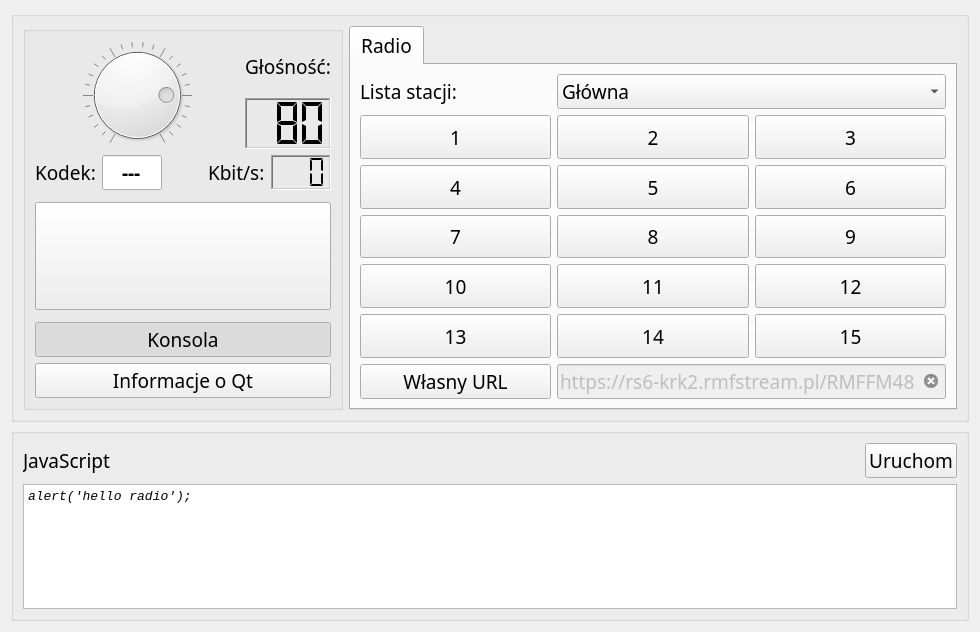
<?xml version="1.0" encoding="UTF-8"?>
<ui version="4.0">
 <class>MainWidget</class>
 <widget class="QWidget" name="MainWidget">
  <property name="geometry">
   <rect>
    <x>0</x>
    <y>0</y>
    <width>980</width>
    <height>632</height>
   </rect>
  </property>
  <property name="font">
   <font>
    <family>Century Gothic</family>
    <pointsize>14</pointsize>
    <italic>false</italic>
    <bold>false</bold>
   </font>
  </property>
  <property name="windowTitle">
   <string>HelloRadio</string>
  </property>
  <property name="windowIcon">
   <iconset resource="resources.qrc">
    <normaloff>:/resources/favicon.ico</normaloff>:/resources/favicon.ico</iconset>
  </property>
  <layout class="QVBoxLayout" name="verticalLayout">
   <item>
    <widget class="QGroupBox" name="groupBox_2">
     <property name="title">
      <string/>
     </property>
     <layout class="QHBoxLayout" name="horizontalLayout_2">
      <item>
       <widget class="QGroupBox" name="groupBox">
        <property name="sizePolicy">
         <sizepolicy hsizetype="Fixed" vsizetype="Expanding">
          <horstretch>1</horstretch>
          <verstretch>0</verstretch>
         </sizepolicy>
        </property>
        <property name="title">
         <string/>
        </property>
        <layout class="QVBoxLayout" name="verticalLayout_2">
         <item>
          <layout class="QGridLayout" name="gridLayout_4">
           <item row="0" column="0" rowspan="2">
            <widget class="QDial" name="volumeD">
             <property name="sizePolicy">
              <sizepolicy hsizetype="Expanding" vsizetype="Expanding">
               <horstretch>0</horstretch>
               <verstretch>0</verstretch>
              </sizepolicy>
             </property>
             <property name="minimumSize">
              <size>
               <width>108</width>
               <height>108</height>
              </size>
             </property>
             <property name="maximum">
              <number>100</number>
             </property>
             <property name="sliderPosition">
              <number>80</number>
             </property>
             <property name="invertedAppearance">
              <bool>false</bool>
             </property>
             <property name="invertedControls">
              <bool>false</bool>
             </property>
             <property name="wrapping">
              <bool>false</bool>
             </property>
             <property name="notchesVisible">
              <bool>true</bool>
             </property>
            </widget>
           </item>
           <item row="0" column="1">
            <widget class="QLabel" name="volumeL">
             <property name="text">
              <string>Głośność:</string>
             </property>
             <property name="alignment">
              <set>Qt::AlignCenter</set>
             </property>
            </widget>
           </item>
           <item row="1" column="1">
            <widget class="QLCDNumber" name="volumeLCD">
             <property name="sizePolicy">
              <sizepolicy hsizetype="Minimum" vsizetype="Preferred">
               <horstretch>0</horstretch>
               <verstretch>0</verstretch>
              </sizepolicy>
             </property>
             <property name="font">
              <font>
               <family>Consolas</family>
               <pointsize>14</pointsize>
               <italic>false</italic>
               <bold>true</bold>
              </font>
             </property>
             <property name="frameShape">
              <enum>QFrame::WinPanel</enum>
             </property>
             <property name="frameShadow">
              <enum>QFrame::Sunken</enum>
             </property>
             <property name="digitCount">
              <number>3</number>
             </property>
             <property name="segmentStyle">
              <enum>QLCDNumber::Flat</enum>
             </property>
             <property name="value" stdset="0">
              <double>80.000000000000000</double>
             </property>
            </widget>
           </item>
          </layout>
         </item>
         <item>
          <layout class="QGridLayout" name="gridLayout_3">
           <item row="0" column="4">
            <widget class="QLCDNumber" name="bitrateLCD">
             <property name="minimumSize">
              <size>
               <width>60</width>
               <height>0</height>
              </size>
             </property>
             <property name="frameShape">
              <enum>QFrame::WinPanel</enum>
             </property>
             <property name="frameShadow">
              <enum>QFrame::Sunken</enum>
             </property>
             <property name="lineWidth">
              <number>1</number>
             </property>
             <property name="midLineWidth">
              <number>0</number>
             </property>
             <property name="digitCount">
              <number>3</number>
             </property>
             <property name="segmentStyle">
              <enum>QLCDNumber::Flat</enum>
             </property>
            </widget>
           </item>
           <item row="0" column="3">
            <widget class="QLabel" name="bitrateL">
             <property name="text">
              <string>Kbit/s:</string>
             </property>
            </widget>
           </item>
           <item row="0" column="1">
            <widget class="QLineEdit" name="encTE">
             <property name="sizePolicy">
              <sizepolicy hsizetype="Fixed" vsizetype="Fixed">
               <horstretch>0</horstretch>
               <verstretch>0</verstretch>
              </sizepolicy>
             </property>
             <property name="maximumSize">
              <size>
               <width>60</width>
               <height>16777215</height>
              </size>
             </property>
             <property name="font">
              <font>
               <family>Century Gothic</family>
               <pointsize>14</pointsize>
               <italic>false</italic>
               <bold>true</bold>
              </font>
             </property>
             <property name="text">
              <string>---</string>
             </property>
             <property name="maxLength">
              <number>4</number>
             </property>
             <property name="alignment">
              <set>Qt::AlignCenter</set>
             </property>
             <property name="readOnly">
              <bool>true</bool>
             </property>
             <property name="placeholderText">
              <string>---</string>
             </property>
            </widget>
           </item>
           <item row="0" column="0">
            <widget class="QLabel" name="encL">
             <property name="text">
              <string>Kodek:</string>
             </property>
            </widget>
           </item>
           <item row="0" column="2">
            <spacer name="horizontalSpacer">
             <property name="orientation">
              <enum>Qt::Horizontal</enum>
             </property>
             <property name="sizeHint" stdset="0">
              <size>
               <width>40</width>
               <height>20</height>
              </size>
             </property>
            </spacer>
           </item>
          </layout>
         </item>
         <item>
          <spacer name="verticalSpacer_4">
           <property name="orientation">
            <enum>Qt::Vertical</enum>
           </property>
           <property name="sizeHint" stdset="0">
            <size>
             <width>20</width>
             <height>40</height>
            </size>
           </property>
          </spacer>
         </item>
         <item>
          <widget class="QPushButton" name="playPB">
           <property name="enabled">
            <bool>true</bool>
           </property>
           <property name="sizePolicy">
            <sizepolicy hsizetype="Expanding" vsizetype="Expanding">
             <horstretch>2</horstretch>
             <verstretch>0</verstretch>
            </sizepolicy>
           </property>
           <property name="minimumSize">
            <size>
             <width>108</width>
             <height>108</height>
            </size>
           </property>
           <property name="icon">
            <iconset resource="resources.qrc">
             <normaloff>:/resources/play-button.svg</normaloff>:/resources/play-button.svg</iconset>
           </property>
           <property name="checkable">
            <bool>true</bool>
           </property>
          </widget>
         </item>
         <item>
          <spacer name="verticalSpacer_2">
           <property name="orientation">
            <enum>Qt::Vertical</enum>
           </property>
           <property name="sizeHint" stdset="0">
            <size>
             <width>20</width>
             <height>40</height>
            </size>
           </property>
          </spacer>
         </item>
         <item>
          <widget class="QPushButton" name="jsConsolePB">
           <property name="enabled">
            <bool>true</bool>
           </property>
           <property name="sizePolicy">
            <sizepolicy hsizetype="Minimum" vsizetype="Minimum">
             <horstretch>1</horstretch>
             <verstretch>0</verstretch>
            </sizepolicy>
           </property>
           <property name="text">
            <string>Konsola</string>
           </property>
           <property name="icon">
            <iconset resource="resources.qrc">
             <normaloff>:/resources/console.svg</normaloff>:/resources/console.svg</iconset>
           </property>
           <property name="checkable">
            <bool>true</bool>
           </property>
           <property name="checked">
            <bool>true</bool>
           </property>
          </widget>
         </item>
         <item>
          <widget class="QPushButton" name="aboutQtPB">
           <property name="enabled">
            <bool>true</bool>
           </property>
           <property name="sizePolicy">
            <sizepolicy hsizetype="Minimum" vsizetype="Minimum">
             <horstretch>1</horstretch>
             <verstretch>0</verstretch>
            </sizepolicy>
           </property>
           <property name="text">
            <string>Informacje o Qt</string>
           </property>
           <property name="icon">
            <iconset resource="resources.qrc">
             <normaloff>:/resources/information.svg</normaloff>:/resources/information.svg</iconset>
           </property>
           <property name="checkable">
            <bool>false</bool>
           </property>
           <property name="checked">
            <bool>false</bool>
           </property>
          </widget>
         </item>
        </layout>
       </widget>
      </item>
      <item>
       <widget class="QTabWidget" name="mainTabWidget">
        <property name="tabPosition">
         <enum>QTabWidget::North</enum>
        </property>
        <property name="currentIndex">
         <number>0</number>
        </property>
        <property name="elideMode">
         <enum>Qt::ElideNone</enum>
        </property>
        <widget class="QWidget" name="radioTab">
         <attribute name="title">
          <string>Radio</string>
         </attribute>
         <layout class="QGridLayout" name="gridLayout_2">
          <item row="0" column="0">
           <widget class="QLabel" name="javaScriptL_2">
            <property name="text">
             <string>Lista stacji:</string>
            </property>
           </widget>
          </item>
          <item row="0" column="1" colspan="2">
           <widget class="QComboBox" name="comboBox">
            <item>
             <property name="text">
              <string>Główna</string>
             </property>
            </item>
           </widget>
          </item>
          <item row="1" column="0">
           <widget class="QPushButton" name="num1PB">
            <property name="sizePolicy">
             <sizepolicy hsizetype="Expanding" vsizetype="Expanding">
              <horstretch>0</horstretch>
              <verstretch>0</verstretch>
             </sizepolicy>
            </property>
            <property name="text">
             <string>1</string>
            </property>
            <property name="checkable">
             <bool>true</bool>
            </property>
            <property name="checked">
             <bool>false</bool>
            </property>
            <property name="autoExclusive">
             <bool>true</bool>
            </property>
           </widget>
          </item>
          <item row="1" column="1">
           <widget class="QPushButton" name="num2PB">
            <property name="sizePolicy">
             <sizepolicy hsizetype="Expanding" vsizetype="Expanding">
              <horstretch>0</horstretch>
              <verstretch>0</verstretch>
             </sizepolicy>
            </property>
            <property name="text">
             <string>2</string>
            </property>
            <property name="checkable">
             <bool>true</bool>
            </property>
            <property name="autoExclusive">
             <bool>true</bool>
            </property>
           </widget>
          </item>
          <item row="1" column="2">
           <widget class="QPushButton" name="num3PB">
            <property name="sizePolicy">
             <sizepolicy hsizetype="Expanding" vsizetype="Expanding">
              <horstretch>0</horstretch>
              <verstretch>0</verstretch>
             </sizepolicy>
            </property>
            <property name="text">
             <string>3</string>
            </property>
            <property name="checkable">
             <bool>true</bool>
            </property>
            <property name="autoExclusive">
             <bool>true</bool>
            </property>
           </widget>
          </item>
          <item row="2" column="0">
           <widget class="QPushButton" name="num4PB">
            <property name="sizePolicy">
             <sizepolicy hsizetype="Expanding" vsizetype="Expanding">
              <horstretch>0</horstretch>
              <verstretch>0</verstretch>
             </sizepolicy>
            </property>
            <property name="text">
             <string>4</string>
            </property>
            <property name="checkable">
             <bool>true</bool>
            </property>
            <property name="autoExclusive">
             <bool>true</bool>
            </property>
           </widget>
          </item>
          <item row="2" column="1">
           <widget class="QPushButton" name="num5PB">
            <property name="sizePolicy">
             <sizepolicy hsizetype="Expanding" vsizetype="Expanding">
              <horstretch>0</horstretch>
              <verstretch>0</verstretch>
             </sizepolicy>
            </property>
            <property name="text">
             <string>5</string>
            </property>
            <property name="checkable">
             <bool>true</bool>
            </property>
            <property name="autoExclusive">
             <bool>true</bool>
            </property>
           </widget>
          </item>
          <item row="2" column="2">
           <widget class="QPushButton" name="num6PB">
            <property name="sizePolicy">
             <sizepolicy hsizetype="Expanding" vsizetype="Expanding">
              <horstretch>0</horstretch>
              <verstretch>0</verstretch>
             </sizepolicy>
            </property>
            <property name="text">
             <string>6</string>
            </property>
            <property name="checkable">
             <bool>true</bool>
            </property>
            <property name="autoExclusive">
             <bool>true</bool>
            </property>
           </widget>
          </item>
          <item row="3" column="0">
           <widget class="QPushButton" name="num7PB">
            <property name="sizePolicy">
             <sizepolicy hsizetype="Expanding" vsizetype="Expanding">
              <horstretch>0</horstretch>
              <verstretch>0</verstretch>
             </sizepolicy>
            </property>
            <property name="text">
             <string>7</string>
            </property>
            <property name="checkable">
             <bool>true</bool>
            </property>
            <property name="autoExclusive">
             <bool>true</bool>
            </property>
           </widget>
          </item>
          <item row="3" column="1">
           <widget class="QPushButton" name="num8PB">
            <property name="sizePolicy">
             <sizepolicy hsizetype="Expanding" vsizetype="Expanding">
              <horstretch>0</horstretch>
              <verstretch>0</verstretch>
             </sizepolicy>
            </property>
            <property name="text">
             <string>8</string>
            </property>
            <property name="checkable">
             <bool>true</bool>
            </property>
            <property name="autoExclusive">
             <bool>true</bool>
            </property>
           </widget>
          </item>
          <item row="3" column="2">
           <widget class="QPushButton" name="num9PB">
            <property name="sizePolicy">
             <sizepolicy hsizetype="Expanding" vsizetype="Expanding">
              <horstretch>0</horstretch>
              <verstretch>0</verstretch>
             </sizepolicy>
            </property>
            <property name="text">
             <string>9</string>
            </property>
            <property name="checkable">
             <bool>true</bool>
            </property>
            <property name="autoExclusive">
             <bool>true</bool>
            </property>
           </widget>
          </item>
          <item row="4" column="0">
           <widget class="QPushButton" name="num10PB">
            <property name="sizePolicy">
             <sizepolicy hsizetype="Expanding" vsizetype="Expanding">
              <horstretch>0</horstretch>
              <verstretch>0</verstretch>
             </sizepolicy>
            </property>
            <property name="text">
             <string>10</string>
            </property>
            <property name="checkable">
             <bool>true</bool>
            </property>
            <property name="autoExclusive">
             <bool>true</bool>
            </property>
           </widget>
          </item>
          <item row="4" column="1">
           <widget class="QPushButton" name="num11PB">
            <property name="sizePolicy">
             <sizepolicy hsizetype="Expanding" vsizetype="Expanding">
              <horstretch>0</horstretch>
              <verstretch>0</verstretch>
             </sizepolicy>
            </property>
            <property name="text">
             <string>11</string>
            </property>
            <property name="checkable">
             <bool>true</bool>
            </property>
            <property name="autoExclusive">
             <bool>true</bool>
            </property>
           </widget>
          </item>
          <item row="4" column="2">
           <widget class="QPushButton" name="num12PB">
            <property name="sizePolicy">
             <sizepolicy hsizetype="Expanding" vsizetype="Expanding">
              <horstretch>0</horstretch>
              <verstretch>0</verstretch>
             </sizepolicy>
            </property>
            <property name="text">
             <string>12</string>
            </property>
            <property name="checkable">
             <bool>true</bool>
            </property>
            <property name="autoExclusive">
             <bool>true</bool>
            </property>
           </widget>
          </item>
          <item row="5" column="0">
           <widget class="QPushButton" name="num13PB">
            <property name="sizePolicy">
             <sizepolicy hsizetype="Expanding" vsizetype="Expanding">
              <horstretch>0</horstretch>
              <verstretch>0</verstretch>
             </sizepolicy>
            </property>
            <property name="text">
             <string>13</string>
            </property>
            <property name="checkable">
             <bool>true</bool>
            </property>
            <property name="autoExclusive">
             <bool>true</bool>
            </property>
           </widget>
          </item>
          <item row="5" column="1">
           <widget class="QPushButton" name="num14PB">
            <property name="sizePolicy">
             <sizepolicy hsizetype="Expanding" vsizetype="Expanding">
              <horstretch>0</horstretch>
              <verstretch>0</verstretch>
             </sizepolicy>
            </property>
            <property name="text">
             <string>14</string>
            </property>
            <property name="checkable">
             <bool>true</bool>
            </property>
            <property name="autoExclusive">
             <bool>true</bool>
            </property>
           </widget>
          </item>
          <item row="5" column="2">
           <widget class="QPushButton" name="num15PB">
            <property name="sizePolicy">
             <sizepolicy hsizetype="Expanding" vsizetype="Expanding">
              <horstretch>0</horstretch>
              <verstretch>0</verstretch>
             </sizepolicy>
            </property>
            <property name="text">
             <string>15</string>
            </property>
            <property name="checkable">
             <bool>true</bool>
            </property>
            <property name="autoExclusive">
             <bool>true</bool>
            </property>
           </widget>
          </item>
          <item row="6" column="0">
           <widget class="QPushButton" name="otherPB">
            <property name="sizePolicy">
             <sizepolicy hsizetype="Expanding" vsizetype="Preferred">
              <horstretch>0</horstretch>
              <verstretch>0</verstretch>
             </sizepolicy>
            </property>
            <property name="text">
             <string>Własny URL</string>
            </property>
            <property name="checkable">
             <bool>true</bool>
            </property>
            <property name="checked">
             <bool>false</bool>
            </property>
            <property name="autoExclusive">
             <bool>true</bool>
            </property>
           </widget>
          </item>
          <item row="6" column="1" colspan="2">
           <widget class="QLineEdit" name="urlLE">
            <property name="enabled">
             <bool>false</bool>
            </property>
            <property name="sizePolicy">
             <sizepolicy hsizetype="Expanding" vsizetype="Fixed">
              <horstretch>0</horstretch>
              <verstretch>0</verstretch>
             </sizepolicy>
            </property>
            <property name="text">
             <string>https://rs6-krk2.rmfstream.pl/RMFFM48</string>
            </property>
            <property name="readOnly">
             <bool>false</bool>
            </property>
            <property name="clearButtonEnabled">
             <bool>true</bool>
            </property>
           </widget>
          </item>
         </layout>
        </widget>
       </widget>
      </item>
     </layout>
    </widget>
   </item>
   <item>
    <widget class="QGroupBox" name="jsConsoleGB">
     <property name="sizePolicy">
      <sizepolicy hsizetype="Preferred" vsizetype="Expanding">
       <horstretch>0</horstretch>
       <verstretch>0</verstretch>
      </sizepolicy>
     </property>
     <property name="title">
      <string/>
     </property>
     <property name="checkable">
      <bool>false</bool>
     </property>
     <layout class="QVBoxLayout" name="verticalLayout_7" stretch="0,2">
      <item>
       <layout class="QHBoxLayout" name="horizontalLayout_8">
        <item>
         <widget class="QLabel" name="javaScriptL">
          <property name="text">
           <string>JavaScript</string>
          </property>
         </widget>
        </item>
        <item>
         <spacer name="horizontalSpacer_6">
          <property name="orientation">
           <enum>Qt::Horizontal</enum>
          </property>
          <property name="sizeHint" stdset="0">
           <size>
            <width>40</width>
            <height>20</height>
           </size>
          </property>
         </spacer>
        </item>
        <item>
         <widget class="QPushButton" name="runJsPB">
          <property name="enabled">
           <bool>true</bool>
          </property>
          <property name="text">
           <string>Uruchom</string>
          </property>
          <property name="icon">
           <iconset resource="resources.qrc">
            <normaloff>:/resources/run-script.svg</normaloff>:/resources/run-script.svg</iconset>
          </property>
         </widget>
        </item>
       </layout>
      </item>
      <item>
       <widget class="QPlainTextEdit" name="jsPTE">
        <property name="font">
         <font>
          <family>Consolas</family>
          <pointsize>10</pointsize>
          <italic>true</italic>
          <bold>false</bold>
         </font>
        </property>
        <property name="readOnly">
         <bool>false</bool>
        </property>
        <property name="plainText">
         <string>alert('hello radio');</string>
        </property>
       </widget>
      </item>
     </layout>
    </widget>
   </item>
  </layout>
 </widget>
 <resources>
  <include location="resources.qrc"/>
 </resources>
 <connections>
  <connection>
   <sender>runJsPB</sender>
   <signal>clicked()</signal>
   <receiver>MainWidget</receiver>
   <slot>runJavaScript()</slot>
   <hints>
    <hint type="sourcelabel">
     <x>770</x>
     <y>478</y>
    </hint>
    <hint type="destinationlabel">
     <x>700</x>
     <y>415</y>
    </hint>
   </hints>
  </connection>
  <connection>
   <sender>jsPTE</sender>
   <signal>textChanged()</signal>
   <receiver>MainWidget</receiver>
   <slot>javaScriptChanged()</slot>
   <hints>
    <hint type="sourcelabel">
     <x>592</x>
     <y>511</y>
    </hint>
    <hint type="destinationlabel">
     <x>698</x>
     <y>491</y>
    </hint>
   </hints>
  </connection>
  <connection>
   <sender>playPB</sender>
   <signal>clicked()</signal>
   <receiver>MainWidget</receiver>
   <slot>play()</slot>
   <hints>
    <hint type="sourcelabel">
     <x>144</x>
     <y>308</y>
    </hint>
    <hint type="destinationlabel">
     <x>8</x>
     <y>197</y>
    </hint>
   </hints>
  </connection>
  <connection>
   <sender>volumeD</sender>
   <signal>valueChanged(int)</signal>
   <receiver>MainWidget</receiver>
   <slot>volume(int)</slot>
   <hints>
    <hint type="sourcelabel">
     <x>136</x>
     <y>107</y>
    </hint>
    <hint type="destinationlabel">
     <x>698</x>
     <y>66</y>
    </hint>
   </hints>
  </connection>
  <connection>
   <sender>urlLE</sender>
   <signal>textChanged(QString)</signal>
   <receiver>MainWidget</receiver>
   <slot>urlChanged(QString)</slot>
   <hints>
    <hint type="sourcelabel">
     <x>758</x>
     <y>405</y>
    </hint>
    <hint type="destinationlabel">
     <x>703</x>
     <y>220</y>
    </hint>
   </hints>
  </connection>
  <connection>
   <sender>jsConsolePB</sender>
   <signal>clicked()</signal>
   <receiver>MainWidget</receiver>
   <slot>toggleJsConsole()</slot>
   <hints>
    <hint type="sourcelabel">
     <x>144</x>
     <y>373</y>
    </hint>
    <hint type="destinationlabel">
     <x>790</x>
     <y>133</y>
    </hint>
   </hints>
  </connection>
  <connection>
   <sender>num1PB</sender>
   <signal>clicked()</signal>
   <receiver>MainWidget</receiver>
   <slot>setPresetStation()</slot>
   <hints>
    <hint type="sourcelabel">
     <x>384</x>
     <y>100</y>
    </hint>
    <hint type="destinationlabel">
     <x>628</x>
     <y>5</y>
    </hint>
   </hints>
  </connection>
  <connection>
   <sender>num2PB</sender>
   <signal>clicked()</signal>
   <receiver>MainWidget</receiver>
   <slot>setPresetStation()</slot>
   <hints>
    <hint type="sourcelabel">
     <x>605</x>
     <y>107</y>
    </hint>
    <hint type="destinationlabel">
     <x>741</x>
     <y>27</y>
    </hint>
   </hints>
  </connection>
  <connection>
   <sender>num4PB</sender>
   <signal>clicked()</signal>
   <receiver>MainWidget</receiver>
   <slot>setPresetStation()</slot>
   <hints>
    <hint type="sourcelabel">
     <x>384</x>
     <y>185</y>
    </hint>
    <hint type="destinationlabel">
     <x>741</x>
     <y>126</y>
    </hint>
   </hints>
  </connection>
  <connection>
   <sender>num5PB</sender>
   <signal>clicked()</signal>
   <receiver>MainWidget</receiver>
   <slot>setPresetStation()</slot>
   <hints>
    <hint type="sourcelabel">
     <x>605</x>
     <y>185</y>
    </hint>
    <hint type="destinationlabel">
     <x>741</x>
     <y>173</y>
    </hint>
   </hints>
  </connection>
  <connection>
   <sender>num6PB</sender>
   <signal>clicked()</signal>
   <receiver>MainWidget</receiver>
   <slot>setPresetStation()</slot>
   <hints>
    <hint type="sourcelabel">
     <x>758</x>
     <y>200</y>
    </hint>
    <hint type="destinationlabel">
     <x>741</x>
     <y>247</y>
    </hint>
   </hints>
  </connection>
  <connection>
   <sender>num7PB</sender>
   <signal>clicked()</signal>
   <receiver>MainWidget</receiver>
   <slot>setPresetStation()</slot>
   <hints>
    <hint type="sourcelabel">
     <x>384</x>
     <y>247</y>
    </hint>
    <hint type="destinationlabel">
     <x>738</x>
     <y>300</y>
    </hint>
   </hints>
  </connection>
  <connection>
   <sender>num8PB</sender>
   <signal>clicked()</signal>
   <receiver>MainWidget</receiver>
   <slot>setPresetStation()</slot>
   <hints>
    <hint type="sourcelabel">
     <x>605</x>
     <y>247</y>
    </hint>
    <hint type="destinationlabel">
     <x>739</x>
     <y>367</y>
    </hint>
   </hints>
  </connection>
  <connection>
   <sender>num9PB</sender>
   <signal>clicked()</signal>
   <receiver>MainWidget</receiver>
   <slot>setPresetStation()</slot>
   <hints>
    <hint type="sourcelabel">
     <x>758</x>
     <y>257</y>
    </hint>
    <hint type="destinationlabel">
     <x>740</x>
     <y>431</y>
    </hint>
   </hints>
  </connection>
  <connection>
   <sender>otherPB</sender>
   <signal>clicked()</signal>
   <receiver>MainWidget</receiver>
   <slot>setCustomStation()</slot>
   <hints>
    <hint type="sourcelabel">
     <x>475</x>
     <y>407</y>
    </hint>
    <hint type="destinationlabel">
     <x>738</x>
     <y>342</y>
    </hint>
   </hints>
  </connection>
  <connection>
   <sender>aboutQtPB</sender>
   <signal>clicked()</signal>
   <receiver>MainWidget</receiver>
   <slot>aboutQtInfo()</slot>
   <hints>
    <hint type="sourcelabel">
     <x>120</x>
     <y>410</y>
    </hint>
    <hint type="destinationlabel">
     <x>5</x>
     <y>297</y>
    </hint>
   </hints>
  </connection>
  <connection>
   <sender>num3PB</sender>
   <signal>clicked()</signal>
   <receiver>MainWidget</receiver>
   <slot>setPresetStation()</slot>
   <hints>
    <hint type="sourcelabel">
     <x>758</x>
     <y>144</y>
    </hint>
    <hint type="destinationlabel">
     <x>740</x>
     <y>92</y>
    </hint>
   </hints>
  </connection>
  <connection>
   <sender>num10PB</sender>
   <signal>clicked()</signal>
   <receiver>MainWidget</receiver>
   <slot>setPresetStation()</slot>
   <hints>
    <hint type="sourcelabel">
     <x>475</x>
     <y>313</y>
    </hint>
    <hint type="destinationlabel">
     <x>790</x>
     <y>239</y>
    </hint>
   </hints>
  </connection>
  <connection>
   <sender>num11PB</sender>
   <signal>clicked()</signal>
   <receiver>MainWidget</receiver>
   <slot>setPresetStation()</slot>
   <hints>
    <hint type="sourcelabel">
     <x>515</x>
     <y>281</y>
    </hint>
    <hint type="destinationlabel">
     <x>790</x>
     <y>289</y>
    </hint>
   </hints>
  </connection>
  <connection>
   <sender>num13PB</sender>
   <signal>clicked()</signal>
   <receiver>MainWidget</receiver>
   <slot>setPresetStation()</slot>
   <hints>
    <hint type="sourcelabel">
     <x>475</x>
     <y>370</y>
    </hint>
    <hint type="destinationlabel">
     <x>790</x>
     <y>371</y>
    </hint>
   </hints>
  </connection>
  <connection>
   <sender>num12PB</sender>
   <signal>clicked()</signal>
   <receiver>MainWidget</receiver>
   <slot>setPresetStation()</slot>
   <hints>
    <hint type="sourcelabel">
     <x>662</x>
     <y>278</y>
    </hint>
    <hint type="destinationlabel">
     <x>790</x>
     <y>428</y>
    </hint>
   </hints>
  </connection>
  <connection>
   <sender>num14PB</sender>
   <signal>clicked()</signal>
   <receiver>MainWidget</receiver>
   <slot>setPresetStation()</slot>
   <hints>
    <hint type="sourcelabel">
     <x>616</x>
     <y>370</y>
    </hint>
    <hint type="destinationlabel">
     <x>790</x>
     <y>492</y>
    </hint>
   </hints>
  </connection>
  <connection>
   <sender>num15PB</sender>
   <signal>clicked()</signal>
   <receiver>MainWidget</receiver>
   <slot>setPresetStation()</slot>
   <hints>
    <hint type="sourcelabel">
     <x>633</x>
     <y>331</y>
    </hint>
    <hint type="destinationlabel">
     <x>790</x>
     <y>554</y>
    </hint>
   </hints>
  </connection>
 </connections>
 <slots>
  <slot>runJavaScript()</slot>
  <slot>javaScriptChanged()</slot>
  <slot>urlChanged(QString)</slot>
  <slot>play()</slot>
  <slot>stop()</slot>
  <slot>cors()</slot>
  <slot>volume(int)</slot>
  <slot>toggleJsConsole()</slot>
  <slot>setPresetStation()</slot>
  <slot>setCustomStation()</slot>
  <slot>aboutQtInfo()</slot>
 </slots>
</ui>
